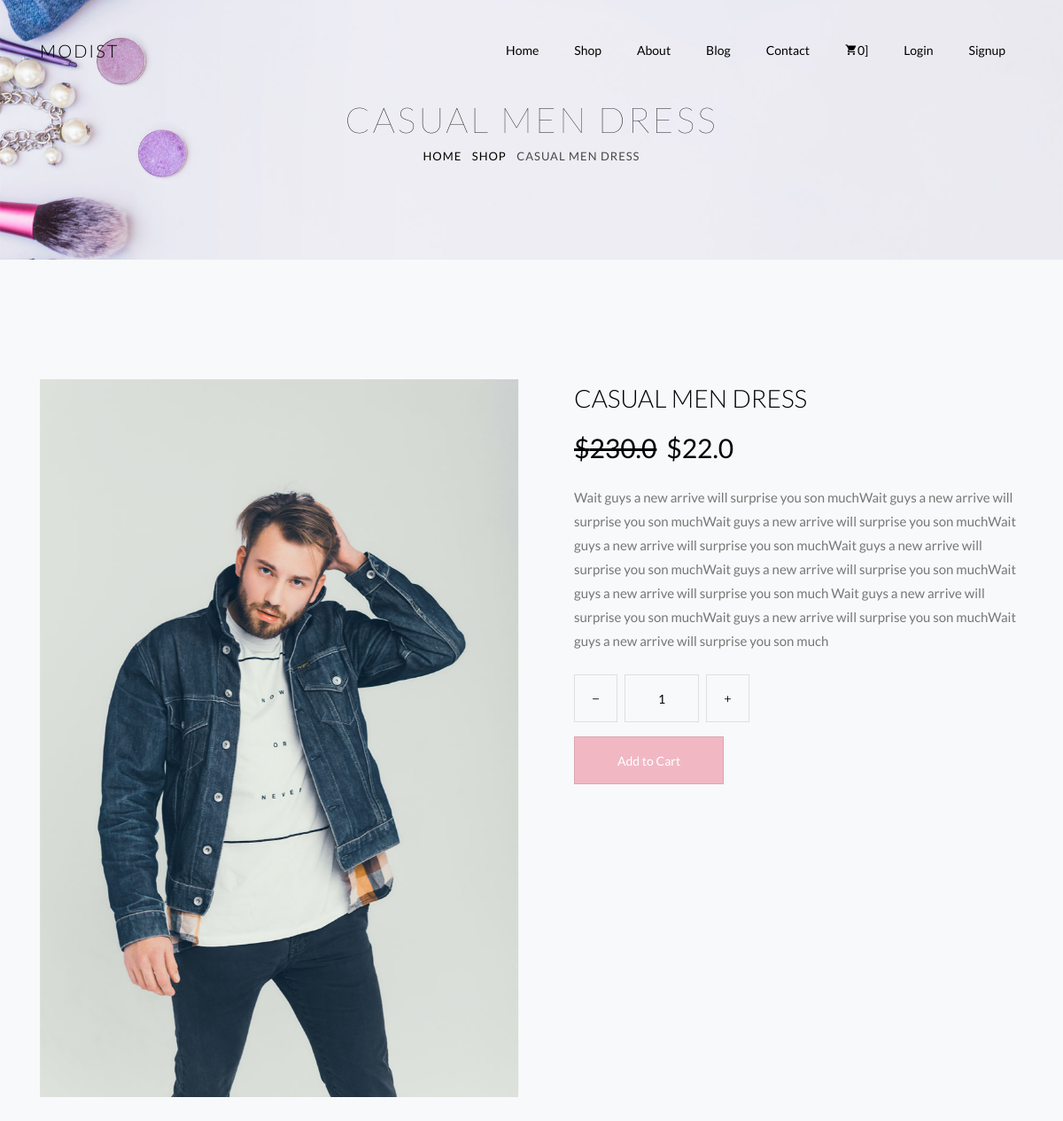
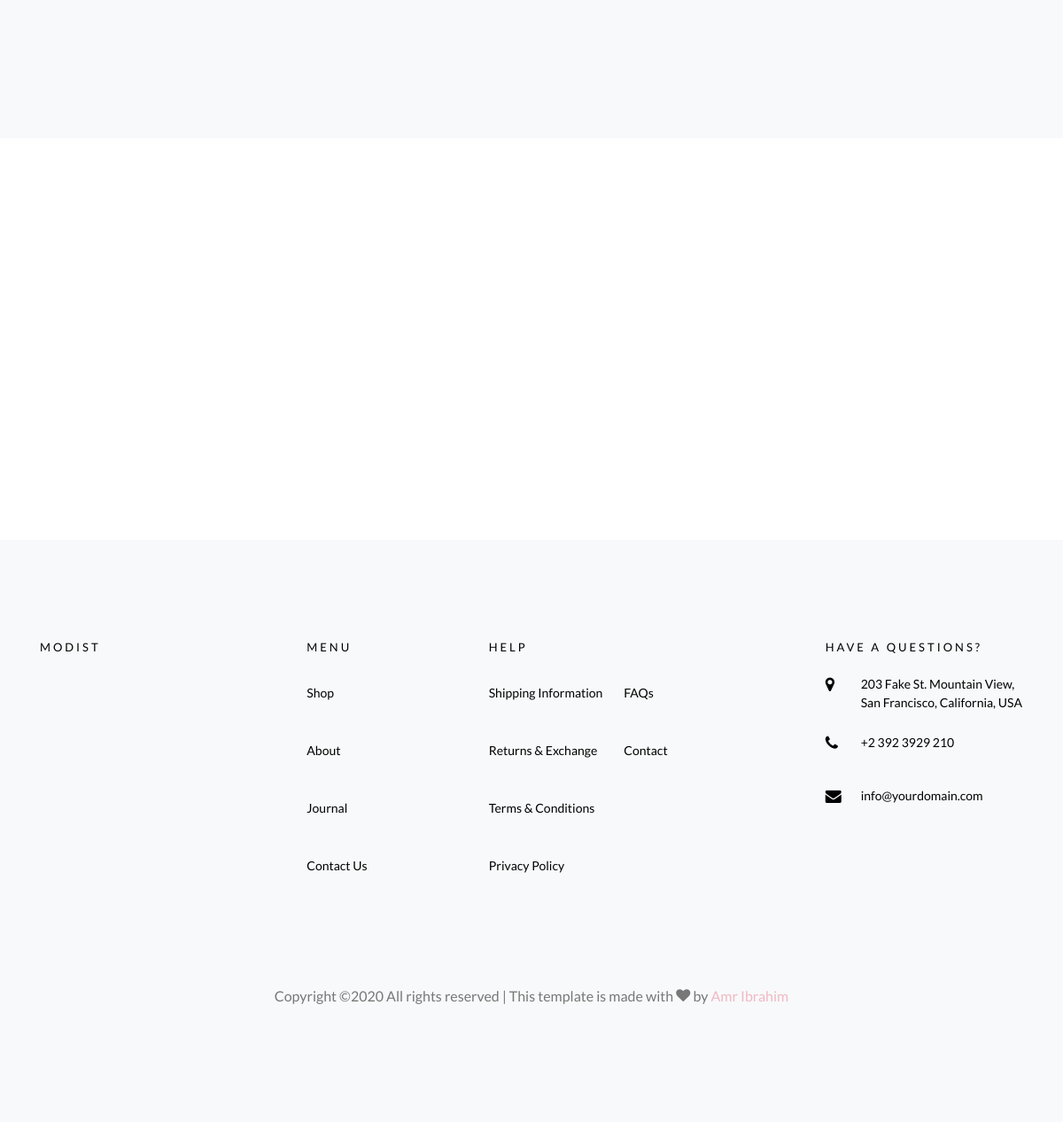
The app's page /shop/casual-men-dress/ with its own data (2 pictures, top to bottom).
### products/models.py (models this page shows, shortened)
class Product(models.Model):
    title = models.CharField(max_length=150)
    description = models.TextField()
    price = models.FloatField()
    discount_price = models.FloatField(blank=True, null=True)
    image = models.ImageField(upload_to=product_directory_path)
    slug = models.SlugField(null=True, blank=True)
    timestamp = models.DateTimeField(auto_now_add=True)
    Updated = models.DateTimeField(auto_now=True)
    category = models.ManyToManyField(Category)
    sizes = models.ManyToManyField(ProductSizes)
    rating = models.IntegerField(validators=[MinValueValidator(1), MaxValueValidator(5)], null=True, blank=True)
    views = models.IntegerField(default=0)
    purchasing = models.IntegerField(default=0)
    def add_to_cart(self):
        return reverse("cart:add-to-cart", kwargs={'slug': self.slug})

### products/views.py (the view)
# urls.py: path('shop/<slug>/', ProductDetail.as_view(), name='product'),
class ProductDetail(View):
    def get(self, *args, **kwargs):
        qs = get_object_or_404(Product, slug=kwargs.get('slug'))
        qs.views += 1
        qs.save()
        return render(self.request, 'product-single.html', {'product': qs})

### orders/templatetags/cart_template_tags.py (called while the page is built)
@register.filter
def cart_item_count(user):
    if user.is_authenticated:
        qs = Order.objects.filter(user__email=user.email, ordered=False)
        if qs.exists():
            return qs[0].items.count()
    return 0

### products/models.py (called while the page is built)
def product_pre_save_receiver(sender, instance, *args, **kwargs):
    if not instance.slug:
        instance.slug = slugify(instance.title)

### templates/product-single.html (shortened to what this page needs)
{% extends 'base.html' %}
{% load static %}
{% block body %}
<div class="hero-wrap hero-bread" style="background-image: url('/static/images/bg_6.jpg');">
	<div class="container">
		<div class="row no-gutters slider-text align-items-center justify-content-center">
			<div class="col-md-9 ftco-animate text-center">
				<h1 class="mb-0 bread">{{ product.title }}</h1>
				<p class="breadcrumbs"><span class="mr-2"><a href="{% url 'index' %}">Home</a></span> <span
						class="mr-2"><a href="{% url 'shop' %}">Shop</a></span> <span>{{ product.title }}</span></p>
			</div>
		</div>
	</div>
</div>
<section class="ftco-section bg-light">
	<div class="container">
		<div class="row">
			<div class="col-lg-6 mb-5 ftco-animate">
				<a href="" class="image-popup"><img src="{{ product.image.url }}" class="img-fluid"
						alt="Colorlib Template"></a>
			</div>
			<div class="col-lg-6 product-details pl-md-5 ftco-animate">
				<h3>{{ product.title }}</h3>
				<p class="price">
					{% if product.discount_price %}
					<span class="mr-2 price-dc"><del>${{product.price}}</del></span>
					<span class="price-sale">${{product.discount_price}}</span>
					{% else %}
					<span class="mr-2 price-sale">${{product.price}}</span>
					{% endif %}
				</p>
				<p>{{ product.description }}</p>
				<div class="row mt-4">
					<form action="{% url 'cart:add-to-cart' slug=product.slug %}" method="POST">
						<div class="input-group col-md-8 d-flex mb-3">
							<span class="input-group-btn mr-2">
								<button type="button" class="quantity-left-minus btn" data-type="minus" data-field="">
									<i class="ion-ios-remove"></i>
								</button>
							</span>
							<input type="text" id="quantity" name="quantity" class="form-control input-number" value="1"
								min="1" max="100">
							<span class="input-group-btn ml-2">
								<button type="button" class="quantity-right-plus btn" data-type="plus" data-field="">
									<i class="ion-ios-add"></i>
								</button>
							</span>
						</div>
						<div class="input-group col-md-8 d-flex mb-3">
							<p><button style="background: #f1b8c4 !important;" type="submit"
									href="{{ product.add_to_cart }}" class="btn btn-primary py-3 px-5">Add
									to Cart</button></p>
						</div>
					</form>
				</div>
			</div>
		</div>
	</div>
</section>
<section class="ftco-section-parallax">
	<div class="parallax-img d-flex align-items-center">
		<div class="container">
			<div class="row d-flex justify-content-center py-5">
			</div>
		</div>
	</div>
</section>
{% endblock %}

### records on screen
Product: title "CASUAL MEN DRESS", image (picture), price "230.0", discount_price "22.0", description "Wait guys a new arrive will surprise you son muchWait guys a new arrive will surprise you son muchWait guys a new arrive will surprise you son muchWait guys a new arrive will surprise you son muchWait guys a new arrive will surprise you son muchWait guys a new arrive will surprise you son muchWait guys a new arrive will surprise you son much Wait guys a new arrive will surprise you son muchWait guys a new arrive will surprise you son muchWait guys a new arrive will surprise you son much"

### other values on screen
{{ request.user|cart_item_count }} "0"
